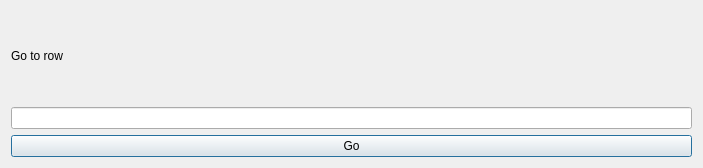
<?xml version="1.0" encoding="UTF-8"?>
<ui version="4.0">
 <class>CGoToRow</class>
 <widget class="QDialog" name="CGoToRow">
  <property name="geometry">
   <rect>
    <x>0</x>
    <y>0</y>
    <width>703</width>
    <height>168</height>
   </rect>
  </property>
  <property name="windowTitle">
   <string>Dialog</string>
  </property>
  <layout class="QVBoxLayout" name="verticalLayout">
   <item>
    <widget class="QLabel" name="label">
     <property name="text">
      <string>Go to row</string>
     </property>
    </widget>
   </item>
   <item>
    <widget class="QLineEdit" name="lineEdit"/>
   </item>
   <item>
    <widget class="QPushButton" name="pushButton">
     <property name="text">
      <string>Go</string>
     </property>
    </widget>
   </item>
  </layout>
 </widget>
 <resources/>
 <connections/>
</ui>
